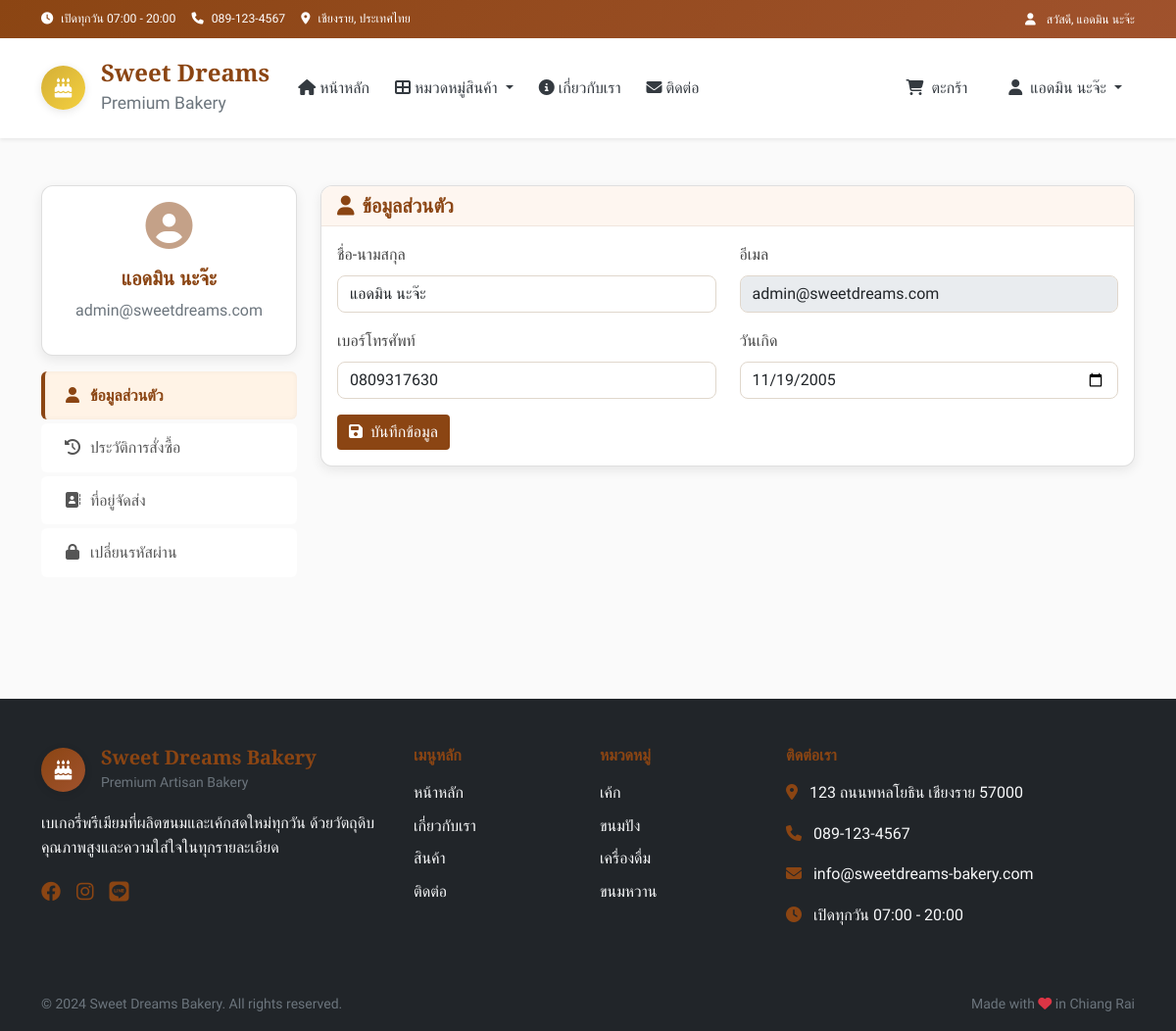
Screenshot of /profile (signed in) with the database file from the repository.
### tables this page shows
CREATE TABLE "users" (
	"id"	INTEGER,
	"username"	TEXT NOT NULL UNIQUE,
	"email"	TEXT NOT NULL UNIQUE,
	"password"	TEXT NOT NULL,
	"full_name"	TEXT,
	"phone"	TEXT,
	"address"	TEXT,
	"role"	TEXT DEFAULT 'customer',
	"birthday"	TEXT,
	"created_at"	TIMESTAMP DEFAULT CURRENT_TIMESTAMP,
	PRIMARY KEY("id" AUTOINCREMENT)
);

CREATE TABLE categories (
        id INTEGER PRIMARY KEY AUTOINCREMENT,
        name TEXT UNIQUE NOT NULL,
        name_en TEXT,
        icon TEXT,
        description TEXT,
        display_order INTEGER DEFAULT 0
    );

### app.py (the view)
@app.route('/profile')
def profile():
    if not session.get('user_id'):
        flash('กรุณาเข้าสู่ระบบก่อน')
        return redirect(url_for('login'))
    conn = get_db_connection()
    user = conn.execute(
        "SELECT * FROM users WHERE id = ?", (session.get('user_id'),)
    ).fetchone()
    orders = conn.execute("""
        SELECT * FROM orders
        WHERE user_id = ?
        ORDER BY created_at DESC
    """, (session.get('user_id'),)).fetchall()
    conn.close()
    return render_template('profile.html', user=user, orders=orders)

### templates/profile.html (shortened to what this page needs)
{% extends "layout.html" %}
{% block extra_css %}
<link rel="stylesheet" href="{{ url_for('static', filename='css/profile.css') }}">
{% endblock %}
{% block content %}
<div class="profile-page">
    <div class="container py-5">
        <div class="row">
            <div class="col-md-3 mb-4">
                <div class="card">
                    <div class="card-body text-center">
                        <div class="mb-3">
                            <i class="fas fa-user-circle fa-5x text-primary"></i>
                        </div>
                        <h5>{{ user.full_name or user.username }}</h5>
                        <p class="text-muted">{{ user.email }}</p>
                    </div>
                </div>
                <div class="list-group mt-3">
                    <a href="{{ url_for('profile') }}" class="list-group-item list-group-item-action active" data-tab="profile-info">
                        <i class="fas fa-user me-2"></i>ข้อมูลส่วนตัว
                    </a>
                    <a href="{{ url_for('order_history') }}" class="list-group-item list-group-item-action" data-tab="order-history">
                        <i class="fas fa-history me-2"></i>ประวัติการสั่งซื้อ
                    </a>
                    <a href="{{ url_for('address_book') }}" class="list-group-item list-group-item-action" data-tab="address-book">
                        <i class="fas fa-address-book me-2"></i>ที่อยู่จัดส่ง
                    </a>
                    <a href="{{ url_for('change_password') }}" class="list-group-item list-group-item-action" data-tab="change-password">
                        <i class="fas fa-lock me-2"></i>เปลี่ยนรหัสผ่าน
                    </a>
                </div>
            </div>
            <div class="col-md-9">
                <div class="tab-content active" id="profile-info">
                    <div class="card">
                        <div class="card-header">
                            <h5 class="mb-0">
                                <i class="fas fa-user text-primary me-2"></i>ข้อมูลส่วนตัว
                            </h5>
                        </div>
                        <div class="card-body">
                            <form method="POST" action="/update_profile">
                                <div class="row">
                                    <div class="col-md-6 mb-3">
                                        <label class="form-label">ชื่อ-นามสกุล</label>
                                        <input type="text" class="form-control" name="full_name"
                                               value="{{ user.full_name or '' }}">
                                    </div>
                                    <div class="col-md-6 mb-3">
                                        <label class="form-label">อีเมล</label>
                                        <input type="email" class="form-control" name="email"
                                               value="{{ user.email }}" readonly>
                                    </div>
                                </div>
                                <div class="row">
                                    <div class="col-md-6 mb-3">
                                        <label class="form-label">เบอร์โทรศัพท์</label>
                                        <input type="tel" class="form-control" name="phone"
                                               value="{{ user.phone or '' }}">
                                    </div>
                                    <div class="col-md-6 mb-3">
                                        <label class="form-label">วันเกิด</label>
                                        <input type="date" class="form-control" name="birthday"
                                        value="{{ user.birthday or '' }}">
                                    </div>
                                </div>
                                <button type="submit" class="btn btn-primary">
                                    <i class="fas fa-save me-2"></i>บันทึกข้อมูล
                                </button>
                            </form>
                        </div>
                    </div>
                </div>
            </div>
        </div>
    </div>
</div>
{% endblock %}

### templates/layout.html (shortened to what this page needs)
<!DOCTYPE html>
<html lang="th" data-bs-theme="light">
<head>
    <link href="https://cdn.jsdelivr.net/npm/bootstrap@5.0.2/dist/css/bootstrap.min.css" rel="stylesheet">
    <link rel="stylesheet" href="https://cdnjs.cloudflare.com/ajax/libs/font-awesome/6.4.0/css/all.min.css">
    <link rel="stylesheet" href="{{ url_for('static', filename='css/main.css') }}">
    {% if session.get('role') == 'admin' %}
    <link rel="stylesheet" href="{{ url_for('static', filename='css/admin.css') }}">
    {% endif %}
    {% block extra_css %}{% endblock %}
</head>
<body>
    <header>
        <div class="top-bar bg-primary text-white py-2">
            <div class="container">
                <div class="row align-items-center">
                    <div class="col-md-8">
                        <small class="d-flex align-items-center flex-wrap gap-3">
                            <span><i class="fas fa-clock me-2"></i>เปิดทุกวัน 07:00 - 20:00</span>
                            <span><i class="fas fa-phone me-2"></i>089-123-4567</span>
                            <span><i class="fas fa-map-marker-alt me-2"></i>เชียงราย, ประเทศไทย</span>
                        </small>
                    </div>
                    <div class="col-md-4 text-end">
                        {% if session.get('user_id') %}
                            <small>
                                <i class="fas fa-user me-2"></i>
                                สวัสดี, {{ session.get('full_name') or session.get('username') }}
                            </small>
                        {% endif %}
                    </div>
                </div>
            </div>
        </div>
    </header>
    <nav class="navbar navbar-expand-lg navbar-light bg-white shadow-sm sticky-top" aria-label="Main navigation">
        <div class="container">
            <a class="navbar-brand d-flex align-items-center" href="{{ url_for('index') }}">
                <div class="logo-container me-3">
                    <div class="logo-circle">
                        <i class="fas fa-birthday-cake" aria-hidden="true"></i>
                    </div>
                </div>
                <div class="brand-info d-none d-md-block">
                    <h4 class="mb-0 brand-name">Sweet Dreams</h4>
                    <small class="text-muted">Premium Bakery</small>
                </div>
            </a>
            <div class="collapse navbar-collapse" id="navbarNav">
                <ul class="navbar-nav me-auto mb-2 mb-lg-0">
                    <li class="nav-item">
                        <a class="nav-link fw-500 {% if request.endpoint == 'index' %}active{% endif %}" href="{{ url_for('index') }}">
                            <i class="fas fa-home me-1"></i>หน้าหลัก
                        </a>
                    </li>
                    <li class="nav-item dropdown">
                        <a class="nav-link dropdown-toggle fw-500" href="#" role="button" data-bs-toggle="dropdown" aria-expanded="false">
                            <i class="fas fa-th-large me-1"></i>หมวดหมู่สินค้า
                        </a>
                    </li>
                    <li class="nav-item">
                        <a class="nav-link fw-500" href="{{ url_for('index') }}#about">
                            <i class="fas fa-info-circle me-1"></i>เกี่ยวกับเรา
                        </a>
                    </li>
                    <li class="nav-item">
                        <a class="nav-link fw-500" href="{{ url_for('index') }}#contact">
                            <i class="fas fa-envelope me-1"></i>ติดต่อ
                        </a>
                    </li>
                </ul>
                <ul class="navbar-nav ms-auto">
                    <li class="nav-item me-3">
                        <a class="nav-link position-relative fw-500 cart-link" href="{{ url_for('cart') }}">
                            <i class="fas fa-shopping-cart me-1"></i>
                            <span class="d-none d-lg-inline">ตะกร้า</span>
                        </a>
                    </li>
                    {% if session.get('user_id') %}
                        <li class="nav-item dropdown">
                            <a class="nav-link dropdown-toggle fw-500" href="#" role="button" data-bs-toggle="dropdown" aria-expanded="false">
                                <i class="fas fa-user me-1"></i>
                                <span class="d-none d-lg-inline">{{ session.get('full_name') or session.get('username') }}</span>
                            </a>
                        </li>
                    {% endif %}
                </ul>
            </div>
        </div>
    </nav>
    <main>
        {% block content %}{% endblock %}
    </main>
    <footer class="bg-dark text-white mt-5">
        <div class="container py-5">
            <div class="row gy-4">
                <div class="col-lg-4">
                    <div class="d-flex align-items-center mb-3">
                        <div class="logo-circle bg-primary me-3">
                            <i class="fas fa-birthday-cake text-white" aria-hidden="true"></i>
                        </div>
                        <div>
                            <h5 class="mb-0 text-primary">Sweet Dreams Bakery</h5>
                            <small class="text-muted">Premium Artisan Bakery</small>
                        </div>
                    </div>
                    <p class="text-light">
                        เบเกอรี่พรีเมียมที่ผลิตขนมและเค้กสดใหม่ทุกวัน
                        ด้วยวัตถุดิบคุณภาพสูงและความใส่ใจในทุกรายละเอียด
                    </p>
                    <div class="d-flex gap-3">
                        <a href="#" class="text-primary fs-5" aria-label="Facebook"><i class="fab fa-facebook"></i></a>
                        <a href="#" class="text-primary fs-5" aria-label="Instagram"><i class="fab fa-instagram"></i></a>
                        <a href="#" class="text-primary fs-5" aria-label="Line"><i class="fab fa-line"></i></a>
                    </div>
                </div>
                <div class="col-lg-2 col-md-6">
                    <h6 class="text-primary mb-3">เมนูหลัก</h6>
                    <ul class="list-unstyled">
                        <li class="mb-2"><a href="{{ url_for('index') }}" class="text-light text-decoration-none">หน้าหลัก</a></li>
                        <li class="mb-2"><a href="{{ url_for('index') }}#about" class="text-light text-decoration-none">เกี่ยวกับเรา</a></li>
                        <li class="mb-2"><a href="{{ url_for('index') }}#products" class="text-light text-decoration-none">สินค้า</a></li>
                        <li class="mb-2"><a href="{{ url_for('index') }}#contact" class="text-light text-decoration-none">ติดต่อ</a></li>
                    </ul>
                </div>
                <div class="col-lg-2 col-md-6">
                    <h6 class="text-primary mb-3">หมวดหมู่</h6>
                    <ul class="list-unstyled">
                        {% if categories %}
                            {% for category in categories[:4] %}
                            <li class="mb-2">
                                <a href="{{ url_for('category_by_id', category_id=category.id) }}" class="text-light text-decoration-none">
                                    {{ category.name }}
                                </a>
                            </li>
                            {% endfor %}
                        {% endif %}
                    </ul>
                </div>
                <div class="col-lg-4">
                    <h6 class="text-primary mb-3">ติดต่อเรา</h6>
                    <div class="mb-3">
                        <i class="fas fa-map-marker-alt text-primary me-2"></i>
                        <span class="text-light">123 ถนนพหลโยธิน เชียงราย 57000</span>
                    </div>
                    <div class="mb-3">
                        <i class="fas fa-phone text-primary me-2"></i>
                        <span class="text-light">089-123-4567</span>
                    </div>
                    <div class="mb-3">
                        <i class="fas fa-envelope text-primary me-2"></i>
                        <span class="text-light">info@sweetdreams-bakery.com</span>
                    </div>
                    <div>
                        <i class="fas fa-clock text-primary me-2"></i>
                        <span class="text-light">เปิดทุกวัน 07:00 - 20:00</span>
                    </div>
                </div>
            </div>
        </div>
        <div class="bg-black py-3">
            <div class="container">
                <div class="row align-items-center">
                    <div class="col-md-6">
                        <small class="text-muted">
                            © 2024 Sweet Dreams Bakery. All rights reserved.
                        </small>
                    </div>
                    <div class="col-md-6 text-md-end">
                        <small class="text-muted">
                            Made with <i class="fas fa-heart text-danger"></i> in Chiang Rai
                        </small>
                    </div>
                </div>
            </div>
        </div>
    </footer>
    <div class="toast-container position-fixed bottom-0 end-0 p-3" style="z-index: 1055;">
    </div>
</body>
</html>

### rows the page displays
users: full_name "แอดมิน นะจ๊ะ", email "admin@sweetdreams.com", phone "0809317630", birthday "11/19/2005"
categories: name "เค้ก"
categories: name "ขนมปัง"
categories: name "เครื่องดื่ม"
categories: name "ขนมหวาน"

### other values shown
{{ session.get('full_name') or session.get('username') }} "แอดมิน นะจ๊ะ"
